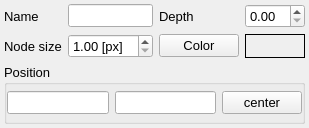
<?xml version="1.0" encoding="UTF-8"?>
<ui version="4.0">
 <class>nPoint</class>
 <widget class="QMainWindow" name="nPoint">
  <property name="geometry">
   <rect>
    <x>0</x>
    <y>0</y>
    <width>285</width>
    <height>128</height>
   </rect>
  </property>
  <property name="font">
   <font>
    <pointsize>10</pointsize>
   </font>
  </property>
  <property name="windowTitle">
   <string>MainWindow</string>
  </property>
  <property name="unifiedTitleAndToolBarOnMac">
   <bool>true</bool>
  </property>
  <widget class="QWidget" name="centralwidget">
   <property name="font">
    <font>
     <pointsize>10</pointsize>
    </font>
   </property>
   <layout class="QGridLayout" name="gridLayout_2" columnstretch="0,1,0,1">
    <property name="margin">
     <number>4</number>
    </property>
    <item row="0" column="0">
     <widget class="QLabel" name="label_3">
      <property name="font">
       <font>
        <pointsize>10</pointsize>
       </font>
      </property>
      <property name="text">
       <string>Name</string>
      </property>
     </widget>
    </item>
    <item row="0" column="1">
     <widget class="QLineEdit" name="name"/>
    </item>
    <item row="0" column="2">
     <widget class="QLabel" name="label">
      <property name="font">
       <font>
        <pointsize>10</pointsize>
       </font>
      </property>
      <property name="text">
       <string>Depth</string>
      </property>
      <property name="alignment">
       <set>Qt::AlignLeading|Qt::AlignLeft|Qt::AlignVCenter</set>
      </property>
     </widget>
    </item>
    <item row="0" column="3">
     <widget class="QDoubleSpinBox" name="spinDepth"/>
    </item>
    <item row="1" column="0">
     <widget class="QLabel" name="label_2">
      <property name="font">
       <font>
        <pointsize>10</pointsize>
       </font>
      </property>
      <property name="text">
       <string>Node size</string>
      </property>
     </widget>
    </item>
    <item row="1" column="1">
     <widget class="QDoubleSpinBox" name="spinSizeHolder">
      <property name="suffix">
       <string> [px]</string>
      </property>
      <property name="minimum">
       <double>1.000000000000000</double>
      </property>
      <property name="singleStep">
       <double>0.500000000000000</double>
      </property>
      <property name="value">
       <double>1.000000000000000</double>
      </property>
     </widget>
    </item>
    <item row="1" column="2">
     <widget class="QPushButton" name="colorHolderButton">
      <property name="font">
       <font>
        <pointsize>10</pointsize>
       </font>
      </property>
      <property name="text">
       <string>Color</string>
      </property>
     </widget>
    </item>
    <item row="1" column="3">
     <widget class="QLabel" name="colorHolderLabel">
      <property name="font">
       <font>
        <pointsize>10</pointsize>
       </font>
      </property>
      <property name="autoFillBackground">
       <bool>true</bool>
      </property>
      <property name="frameShape">
       <enum>QFrame::Box</enum>
      </property>
      <property name="text">
       <string/>
      </property>
     </widget>
    </item>
    <item row="2" column="0" colspan="4">
     <widget class="QGroupBox" name="groupBox">
      <property name="title">
       <string>Position</string>
      </property>
      <layout class="QGridLayout" name="gridLayout" columnstretch="1,1,0">
       <property name="margin">
        <number>0</number>
       </property>
       <item row="0" column="1">
        <widget class="QLineEdit" name="yPos"/>
       </item>
       <item row="0" column="0">
        <widget class="QLineEdit" name="xPos"/>
       </item>
       <item row="0" column="2">
        <widget class="QPushButton" name="center">
         <property name="font">
          <font>
           <pointsize>10</pointsize>
          </font>
         </property>
         <property name="text">
          <string>center</string>
         </property>
        </widget>
       </item>
      </layout>
     </widget>
    </item>
   </layout>
  </widget>
 </widget>
 <resources/>
 <connections/>
</ui>
